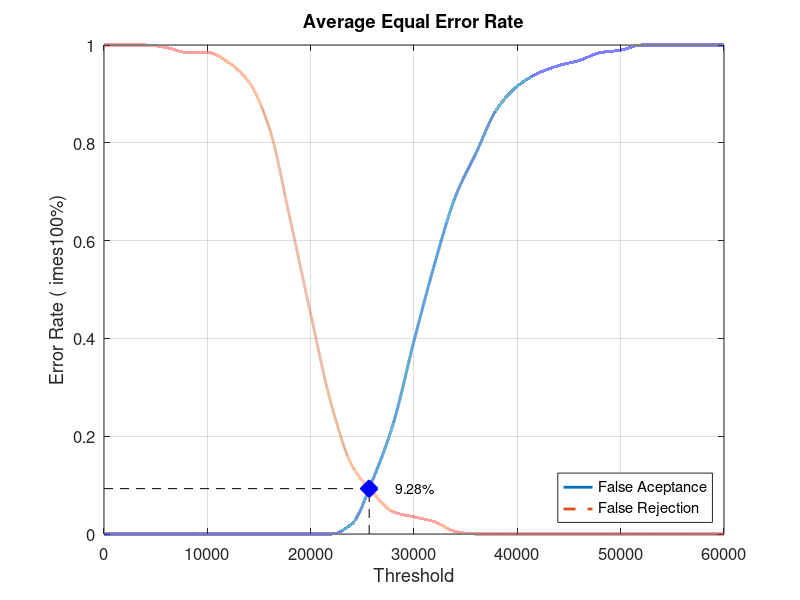
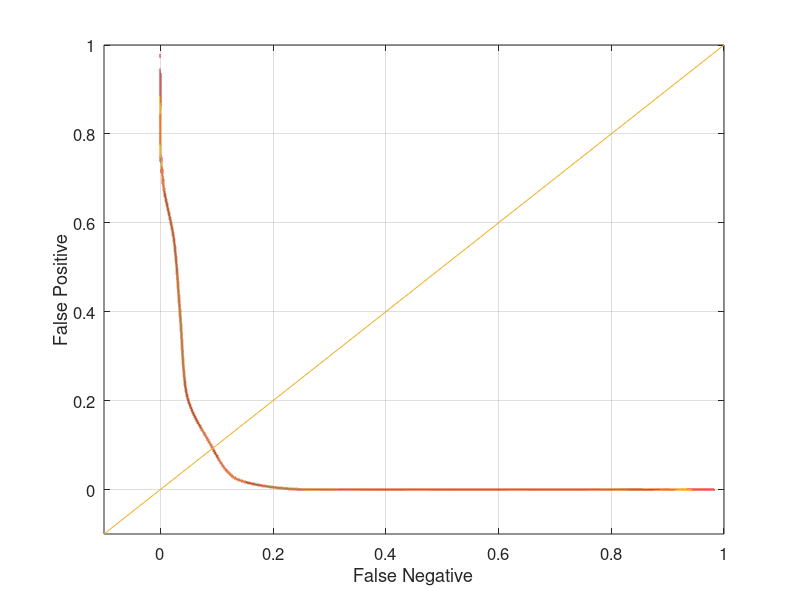

Write the MATLAB code that produced these figures, in order.
close all;
clear;
clc;
x = 0:2000:60000;
xq = 0:0.5:60000;

y0 = [0 0 0 0 0 0 0 0 0 0 0 0 0.0210526 0.110526 0.226316 0.394737 0.552632 0.689474 0.778947 0.868421 0.915789 0.942105 0.957895 0.968421 0.984211 0.989474 1 1 1 1 1]
yy0 = interp1(x, y0, xq, 'pchip');
y1 = [1 1 1 0.995 0.985 0.985 0.965 0.925 0.83 0.645 0.45 0.265 0.14 0.085 0.045 0.035 0.025 0.005 0 0 0 0 0 0 0 0 0 0 0 0 0]
yy1 = interp1(x, y1, xq, 'pchip');

% Calculating EER: 
y2 = abs(y0 - y1);
find(y2 == min(y2))
yy2 = abs(yy0 - yy1);
xEER = find(yy2 == min(yy2));
xEERIndex = xq(xEER) % X-axis EER
yEER = yy0(xEER) % Y-axis EER

main = figure
plot(xq, yy0,'-','LineWidth', 2);	hold on
plot(xq, yy1,'--','LineWidth', 2);	hold on
plot([xEERIndex xEERIndex], [0 yEER], 'k--');	hold on
plot([0 xEERIndex], [yEER yEER], 'k--');	hold on
plot(xEERIndex, yEER, 'bx', 'LineWidth', 10);	hold on
text(xEERIndex + 10 * xEERIndex / 100, yEER, [num2str(round((10000 * yEER)) / 100) '%'])
legend('False Aceptance', 'False Rejection', 'Location', 'SouthEast')
xlabel('Threshold')
ylabel('Error Rate (	imes100%)')
title('Average Equal Error Rate')
set(gca, 'FontSize', 12)
axis([0 60000 0 1])
grid on

print(main, 'Database5_3Main', '-dpng');
FNRxFPR = figure('Color', [1 1 1]);
plot(yy1, yy0, '-', yy1, yy0, 'LineWidth', 2);
hold on
y = -0.1:0.1:1
plot(y, y); 
set(gca, 'FontSize', 12)
xlabel('False Negative')
ylabel('False Positive')
axis([-0.1 1 -0.1 1])
set(gca, 'FontSize', 12)
grid on

print(FNRxFPR, 'Database5_3FNRxFPR','-dpng');
